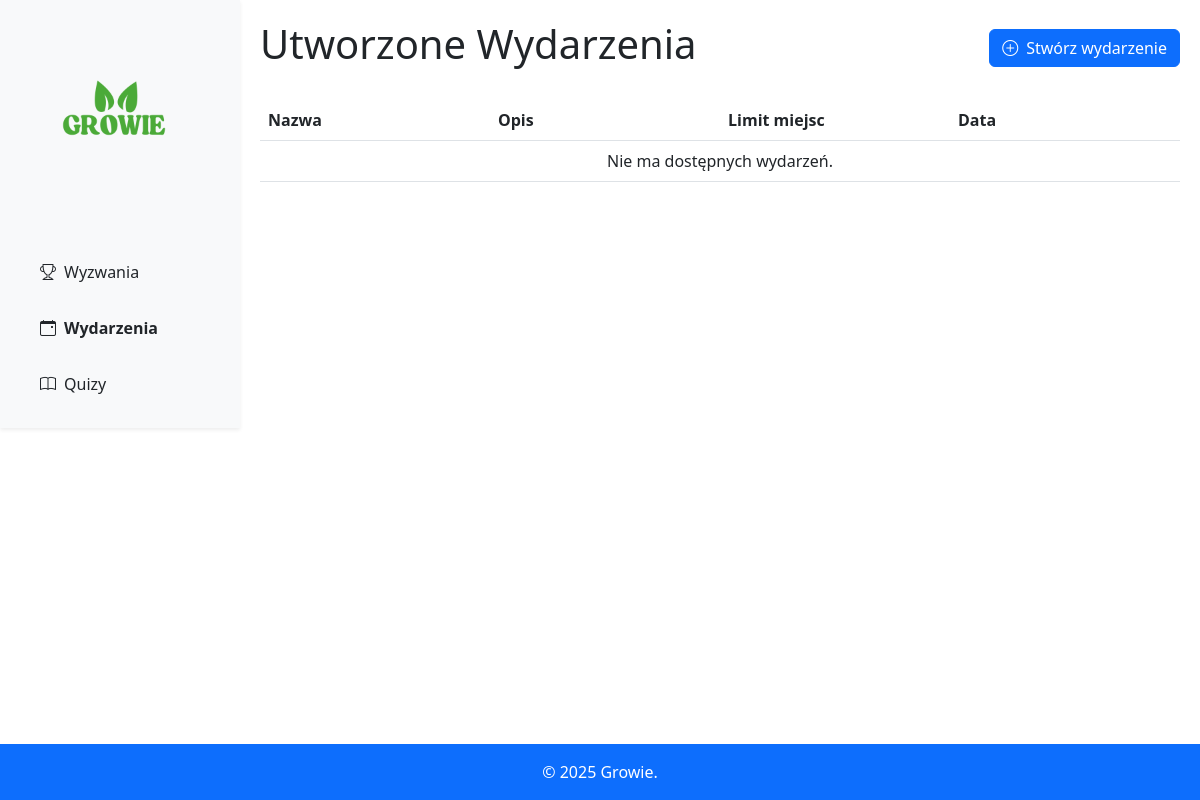
Page /gamification/events on the earlier database version.
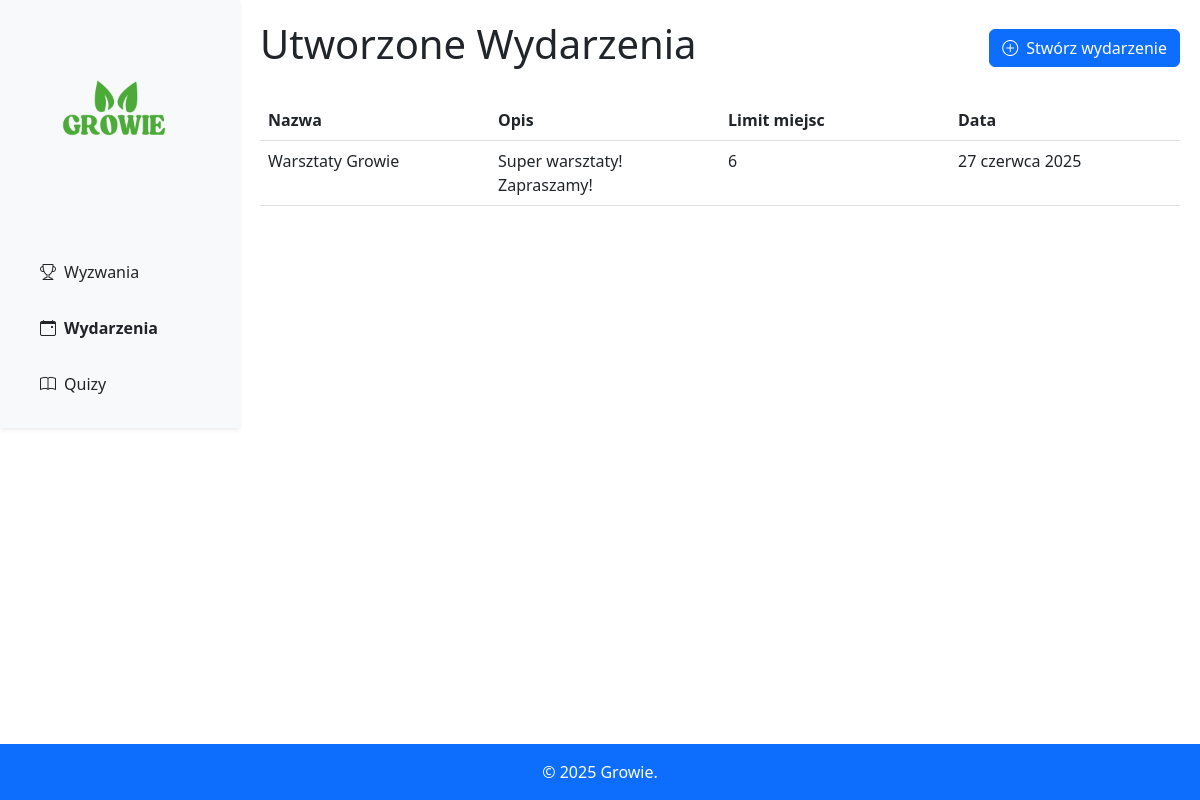
Same page on the later database version.
### gamification/models.py (models this page shows)
class Event(models.Model):
    name = models.CharField(max_length=200)
    description = models.TextField()
    date = models.DateField()
    image = models.ImageField(upload_to='events')
    limit = models.IntegerField()

### gamification/views.py (the view)
# urls.py: path('events', views.EventListView.as_view(), name='events'),
class EventListView(ListView):
    model = Event
    ordering = ['-date']

### templates/gamification/event_list.html (shortened to what this page needs)
{% extends 'layout.html' %}
{% block content %}
    <div class="d-flex justify-content-between align-items-center mb-4">
        <h1>Utworzone Wydarzenia</h1>
        <a href="{% url 'events_form' %}" class="btn btn-primary">
            <i class="bi bi-plus-circle me-2"></i>Stwórz wydarzenie
        </a>
    </div>
    <table class="table table-hover">
    <thead>
        <tr>
            <th style="width: 25%">Nazwa</th>
            <th style="width: 25%">Opis</th>
            <th style="width: 25%">Limit miejsc</th>
            <th style="width: 25%">Data</th>
        </tr>
        </thead>
        <tbody>
        {% for event in object_list %}
            <tr>
                <td colspan="4" class="p-0">
                    <a href="{% url 'events_details' event.id %}" class="text-decoration-none text-dark d-block">
                        <div class="d-flex">
                            <div class="p-2 flex-grow-1" style="width: 25%">{{ event.name }}</div>
                            <div class="p-2 flex-grow-1" style="width: 25%">{{ event.description }}</div>
                            <div class="p-2 flex-grow-1" style="width: 25%">{{ event.limit }}</div>
                            <div class="p-2 flex-grow-1" style="width: 25%">{{ event.date }}</div>
                        </div>
                    </a>
                </td>
            </tr>
        {% empty %}
            <tr>
                <td colspan="4" class="text-center">Nie ma dostępnych wydarzeń.</td>
            </tr>
        {% endfor %}
        </tbody>
    </table>
{% endblock %}

Differences in the rows shown:
added Event: name "Warsztaty Growie", description "Super warsztaty! Zapraszamy!", limit "6", date "27 czerwca 2025"
Other differences:
text no longer shown: "Nie ma dostępnych wydarzeń."
